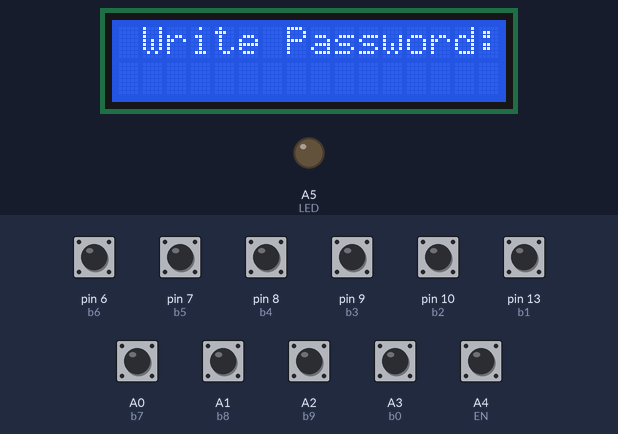
A sketch run on a simulated Arduino Uno, built with avr-gcc and run on an emulated ATmega328P. Parts: 16×2 character LCD, output pins drawn as LEDs (lit = HIGH). Inputs (shaded band) come from the test bench; at power-on: A0 (b7), A1 (b8), A2 (b9), A3 (b0), A4 (EN), pin 6 (b6), pin 7 (b5), pin 8 (b4), pin 9 (b3), pin 10 (b2), pin 13 (b1) HIGH. What the sketch prints to the serial monitor is not drawn.

Above: at 1.2 s.
1.3 s: A4 (EN) pulled LOW for 0.15 s
At 1.8 s:
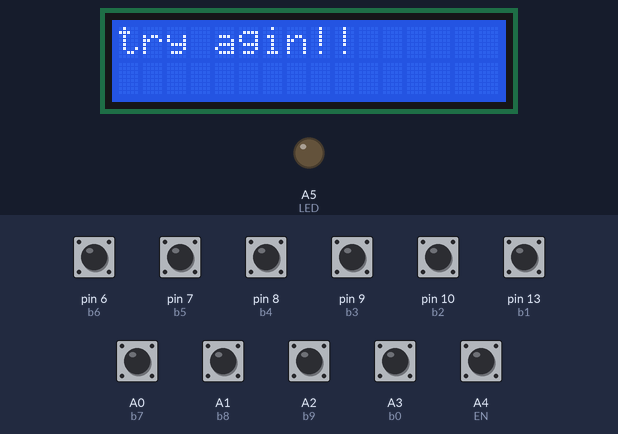
4.3 s: pin 6 (b6) pulled LOW for 0.15 s
At 5.2 s:
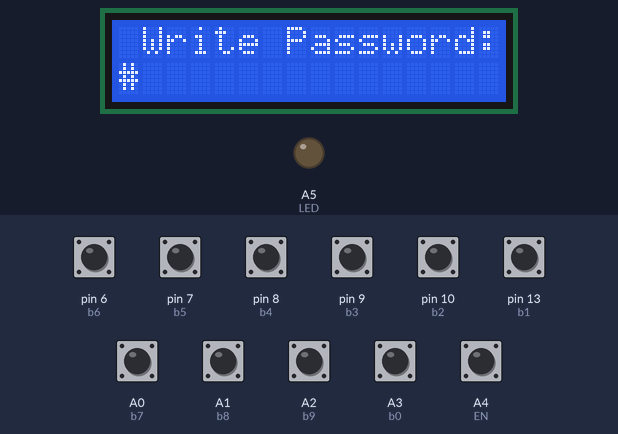
5.9 s: pin 7 (b5) pulled LOW for 0.15 s
At 6.4 s:
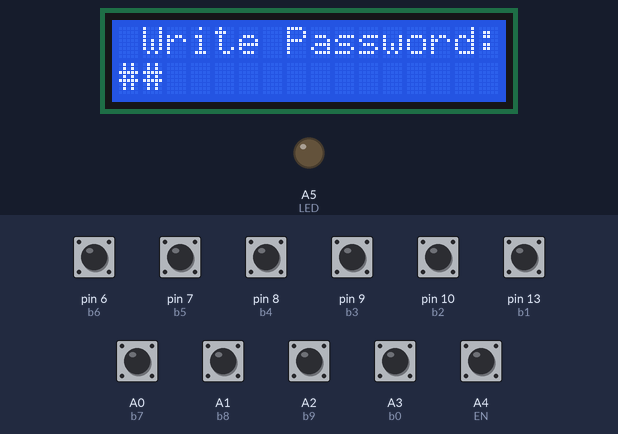
7.5 s: pin 8 (b4) pulled LOW for 0.15 s
At 8.7 s:
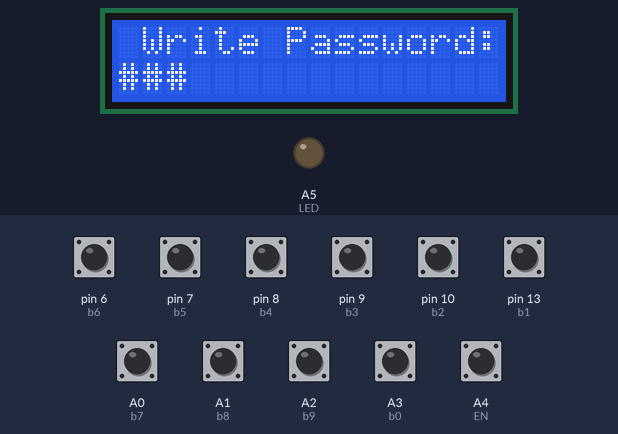
9.1 s: pin 9 (b3) pulled LOW for 0.15 s
At 10.0 s:
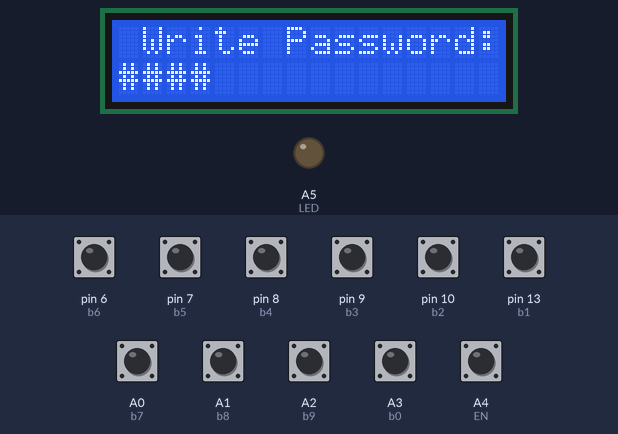
10.7 s: pin 10 (b2) pulled LOW for 0.15 s
At 11.3 s:
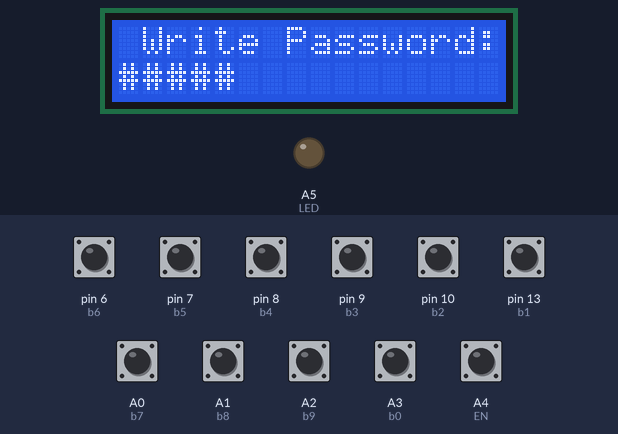
Timing chart, 0 to 13.3 s (numbered marks = the images above; inputs shaded):
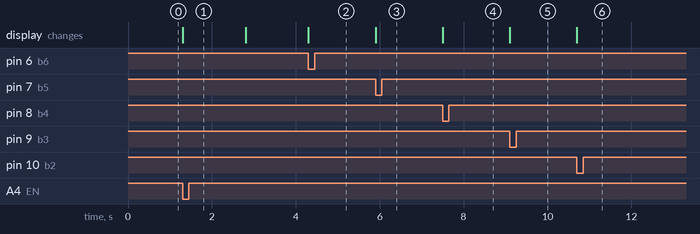

The sketch:

KayWorod.ino
```cpp
#include <LiquidCrystal.h>
const int rs = 12, en = 11, d4 = 5, d5 = 4, d6 = 3, d7 = 2;
LiquidCrystal lcd(rs, en, d4, d5, d6, d7);


char characters[] = {'H' , 'e' , 'l' , 'l' , 'o'};
int delayofchar = 50;
int delayofblank = 500;
const int b[] = {0,1,2,3,4,5,6,7,8,9};
/*digital*/
#define b1 13
#define b2 10
#define b3 9
#define b4 8
#define b5 7
#define b6 6
/*Analog*/
#define b7 A0
#define b8 A1
#define b9 A2
#define b0 A3
#define EN A4
#define LED A5

  bool b1_b = 1;
  bool b2_b = 1;
  bool b3_b = 1;
  bool b4_b = 1;
  bool b5_b = 1;
  bool b6_b = 1;
  bool b7_b = 1;
  bool b8_b = 1;
  bool b9_b = 1;
  bool b0_b = 1;
  bool EN_b = 1;
  bool HW = 1;
  int a = 0;
  int Pass = 0;
  int wrong = 0;
  bool Passopan = true;
void setup() {
  lcd.begin(16, 2);
  lcd.setCursor(0, 0);
  Serial.begin(9600);
  pinMode(EN , INPUT_PULLUP);
  pinMode(b1 , INPUT_PULLUP);
  pinMode(b2 , INPUT_PULLUP);
  pinMode(b3 , INPUT_PULLUP);
  pinMode(b4 , INPUT_PULLUP);
  pinMode(b5 , INPUT_PULLUP);
  pinMode(b6 , INPUT_PULLUP);
  pinMode(b7 , INPUT_PULLUP);
  pinMode(b8 , INPUT_PULLUP);
  pinMode(b9 , INPUT_PULLUP);
  pinMode(b0 , INPUT_PULLUP);
  pinMode(LED , OUTPUT);
  /*
  for(int i = 0 ; i <= 9 ; i++ ){
    int jac = b + b[i];
    Serial.println(jac);
    pinMode(jac, INPUT_PULLUP);
    }
*/
}

void loop() {
  int EN_state = digitalRead(EN);
  int b1_state = digitalRead(b1);
  int b2_state = digitalRead(b2);
  int b3_state = digitalRead(b3);
  int b4_state = digitalRead(b4);
  int b5_state = digitalRead(b5);
  int b6_state = digitalRead(b6);
  int b7_state = digitalRead(b7);
  int b8_state = digitalRead(b8);
  int b9_state = digitalRead(b9);
  int b0_state = digitalRead(b0);
  if(Passopan == true and HW == 1){
  lcd.setCursor(1,0);
  lcd.print("Write Password:");
  lcd.setCursor(0,1);
  HW = 0;
    }

    /*----------------button-1----------------------*/
      lcd.setCursor(a,1);
  if(b1_state == 0 and b1_b == 1 and Passopan == true){
    b1_b = 0;
    a++;
    lcd.print('#');
    Serial.println(b1_state);
    }
  if(b1_state == 1 and b1_b == 0){b1_b = 1;}


    /*--------------------button-1------------------*/

    /*----------------button-2----------------------*/
  if(b2_state == 0 and b2_b == 1 and Passopan == true ){
    b2_b = 0;
    a++;
    lcd.print('#');
    Serial.println(b2_state);
    }
  if(b2_state == 1 and b2_b == 0){b2_b = 1;}


    /*--------------------button-2------------------*/

    /*----------------button-1----------------------*/
  if(b3_state == 0 and b3_b == 1 and Passopan == true){
    b3_b = 0;
    a++;
    lcd.print('#');
    Serial.println(b3_state);
    }
  if(b3_state == 1 and b3_b == 0){b3_b = 1;}


    /*--------------------button-1------------------*/

    /*----------------button-1----------------------*/
  if(b4_state == 0 and b4_b == 1 and Passopan == true){
    b4_b = 0;
    a++;
    lcd.print('#');
    Serial.println(b4_state);
    if(a == 1){Pass = 1;};
    if(a == 3 and Pass == 2){Pass = 3;};
    }
  if(b4_state == 1 and b4_b == 0){b4_b = 1;}


    /*--------------------button-1------------------*/

    /*----------------button-1----------------------*/
  if(b5_state == 0 and b5_b == 1 and Passopan == true){
    b5_b = 0;
    a++;
    lcd.print('#');
    Serial.println(b5_state);
    }
  if(b5_state == 1 and b5_b == 0){b5_b = 1;}


    /*--------------------button-1------------------*/

    /*----------------button-1----------------------*/
  if(b6_state == 0 and b6_b == 1 and Passopan == true){
    b6_b = 0;
    a++;
    lcd.print('#');
    Serial.println(b6_state);
    }
  if(b6_state == 1 and b6_b == 0){b6_b = 1;}


    /*--------------------button-1------------------*/

    /*----------------button-1----------------------*/
  if(b7_state == 0 and b7_b == 1 and Passopan == true){
    b7_b = 0;
    a++;
    lcd.print('#');
    Serial.println(b7_state);
    if(a == 2 and Pass == 1){Pass = 2;};
    }
  if(b7_state == 1 and b7_b == 0){b7_b = 1;}


    /*--------------------button-1------------------*/

    /*----------------button-1----------------------*/
  if(b8_state == 0 and b8_b == 1 and Passopan == true){
    b8_b = 0;
    a++;
    lcd.print('#');
    Serial.println(b8_state);
    if(a == 4 and Pass == 3){Pass = 4;};
    }
  if(b8_state == 1 and b8_b == 0){b8_b = 1;}


    /*--------------------button-1------------------*/

    /*----------------button-1----------------------*/
  if(b9_state == 0 and b9_b == 1 and Passopan == true){
    b9_b = 0;
    a++;
    lcd.print('#');
    Serial.println(b9_state);
    }
  if(b9_state == 1 and b9_b == 0){b9_b = 1;}


    /*--------------------button-1------------------*/


    /*----------------button-1----------------------*/
  if(b0_state == 0 and b0_b == 1 and Passopan == true){
    b0_b = 0;
    a++;
    lcd.print('#');
    Serial.println(b0_state);
    }
  if(b0_state == 1 and b0_b == 0 and Passopan == true){b0_b = 1;}


    /*--------------------button-1------------------*/

    /*----------------button-1----------------------*/
  if(EN_state == 0 and EN_b == 1 and Passopan == true){
    EN_b = 0;
    if(Pass == 4 and a == 4){
      lcd.clear();
      Passopan = false;
      digitalWrite(LED , HIGH);
      lcd.print("opan your door");
      Serial.println("This ia Congratiolation!!!!!!!!!!");
      }else if(wrong <= 3){
        lcd.clear();
        lcd.print("try agin!!");
        delay(1500);
        lcd.clear();
        Passopan = true;
        HW = 1;
        a = 0;
        wrong++;
        Serial.println("This ia not exist");
        }else{
        lcd.clear();
        lcd.print("try agin after:3");
        delay(3000);
        lcd.clear();
        Passopan = true;
        HW = 1;
        a = 0;
        wrong = 0;
          }
    Serial.println(EN_state);
    }
  if(EN_state == 1 and EN_b == 0){EN_b = 1;}


    /*--------------------button-1------------------*/


}
```

Measured:
- after the input at 1.3 s, the display: changes at once (image 1)
- after the input at 4.3 s, the display: changes at once (image 2)
- after the input at 5.9 s, the display: changes at once (image 3)
- after the input at 7.5 s, the display: changes at once (image 4)
- after the input at 9.1 s, the display: changes at once (image 5)
- after the input at 10.7 s, the display: changes at once (image 6)
